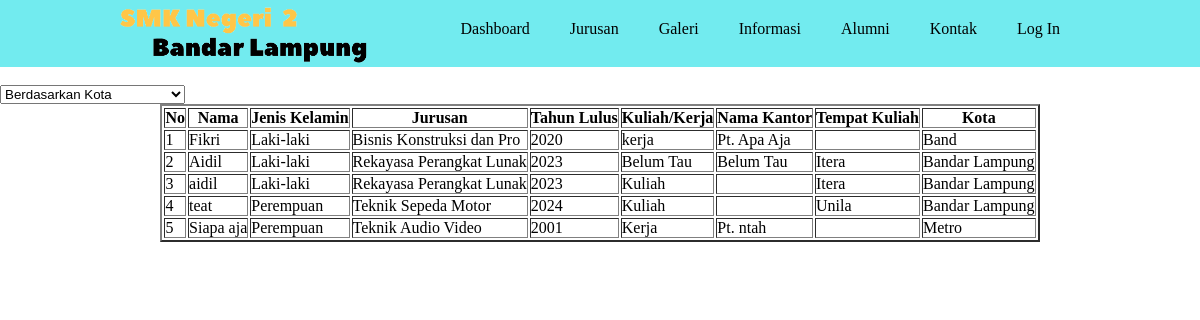
Screenshot of /alumnikota.php with the database file from the repository.
### tables this page shows
CREATE TABLE `alumni` (
  `id` int(11) NOT NULL,
  `nama` varchar(25) NOT NULL,
  `jenis_kelamin` enum('Laki-laki','Perempuan') NOT NULL,
  `jurusan` varchar(25) NOT NULL,
  `kantor` varchar(25) NOT NULL,
  `kota` varchar(50) NOT NULL,
  `kuliah_kerja` varchar(50) NOT NULL,
  `tahun_lulus` varchar(5) NOT NULL,
  `tempat_kuliah` varchar(25) NOT NULL
);

### alumnikota.php (the view, shortened to what this page needs)
<!DOCTYPE html>
<html lang="en">
<head>
</head>
<body>
    <?php
    include 'header.php';
    ?>
    <select name="" onchange="location = this.value;">
    <option value="alumnikota.php">Berdasarkan Kota</option>
    </select>
    <center>
    <table border="2" class="tbl">
        <tr>
            <th>No</th>
            <th>Nama</th>
            <th>Jenis Kelamin</th>
            <th>Jurusan</th>
            <th>Tahun Lulus</th>
            <th>Kuliah/Kerja</th>
            <th>Nama Kantor</th>
            <th>Tempat Kuliah</th>
            <th>Kota</th>
        </tr>
        <?php
        include 'koneksi.php';
        $select = mysqli_query($conn, "SELECT * FROM alumni ORDER BY kota");
        $nomor = 1;
        while($hasil = mysqli_fetch_array($select)){
        ?>
        <tr>
            <td><?= $nomor++;?></td>
            <td><?= $hasil['nama']?></td>
            <td><?= $hasil['jenis_kelamin']?></td>
            <td><?= $hasil['jurusan']?></td>
            <td><?= $hasil['tahun_lulus']?></td>
            <td><?= $hasil['kuliah_kerja']?></td>
            <td><?= $hasil['kantor']?></td>
            <td><?= $hasil['tempat_kuliah']?></td>
            <td><?= $hasil['kota']?></td>
        </tr>
        <?php }?>
    </table>
    </center>
</body>
</html>

### home.css (style rules this page uses)
*, html, body { margin: 0; padding: 0; }

### rows the page displays
alumni: nama "Fikri", jenis_kelamin "Laki-laki", jurusan "Bisnis Konstruksi dan Pro", tahun_lulus "2020", kuliah_kerja "kerja", kantor "Pt. Apa Aja", kota "Band"
alumni: nama "Aidil", jenis_kelamin "Laki-laki", jurusan "Rekayasa Perangkat Lunak", tahun_lulus "2023", kuliah_kerja "Belum Tau", kantor "Belum Tau", tempat_kuliah "Itera", kota "Bandar Lampung"
alumni: nama "aidil", jenis_kelamin "Laki-laki", jurusan "Rekayasa Perangkat Lunak", tahun_lulus "2023", kuliah_kerja "Kuliah", tempat_kuliah "Itera", kota "Bandar Lampung"
alumni: nama "teat", jenis_kelamin "Perempuan", jurusan "Teknik Sepeda Motor", tahun_lulus "2024", kuliah_kerja "Kuliah", tempat_kuliah "Unila", kota "Bandar Lampung"
alumni: nama "Siapa aja", jenis_kelamin "Perempuan", jurusan "Teknik Audio Video", tahun_lulus "2001", kuliah_kerja "Kerja", kantor "Pt. ntah", kota "Metro"
